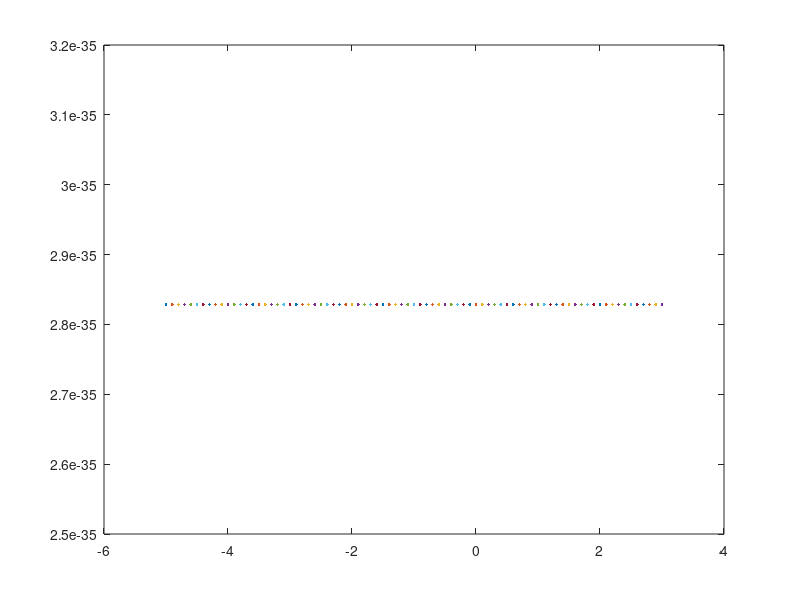

Recreate this plot in MATLAB.
%Example from Splines in nonparametric regression%
clc
clear
knots = -5:3;
xMin= knots(1);
xMax = knots(end);
xVec = xMin:.1:xMax;
nknots = length(knots);


for i = 1:length(xVec)
    yVec = 4.26 * (exp(-i)-4 * exp (-2*i) +3 * exp (-3 *i));
end

plot (xVec,yVec);
    








